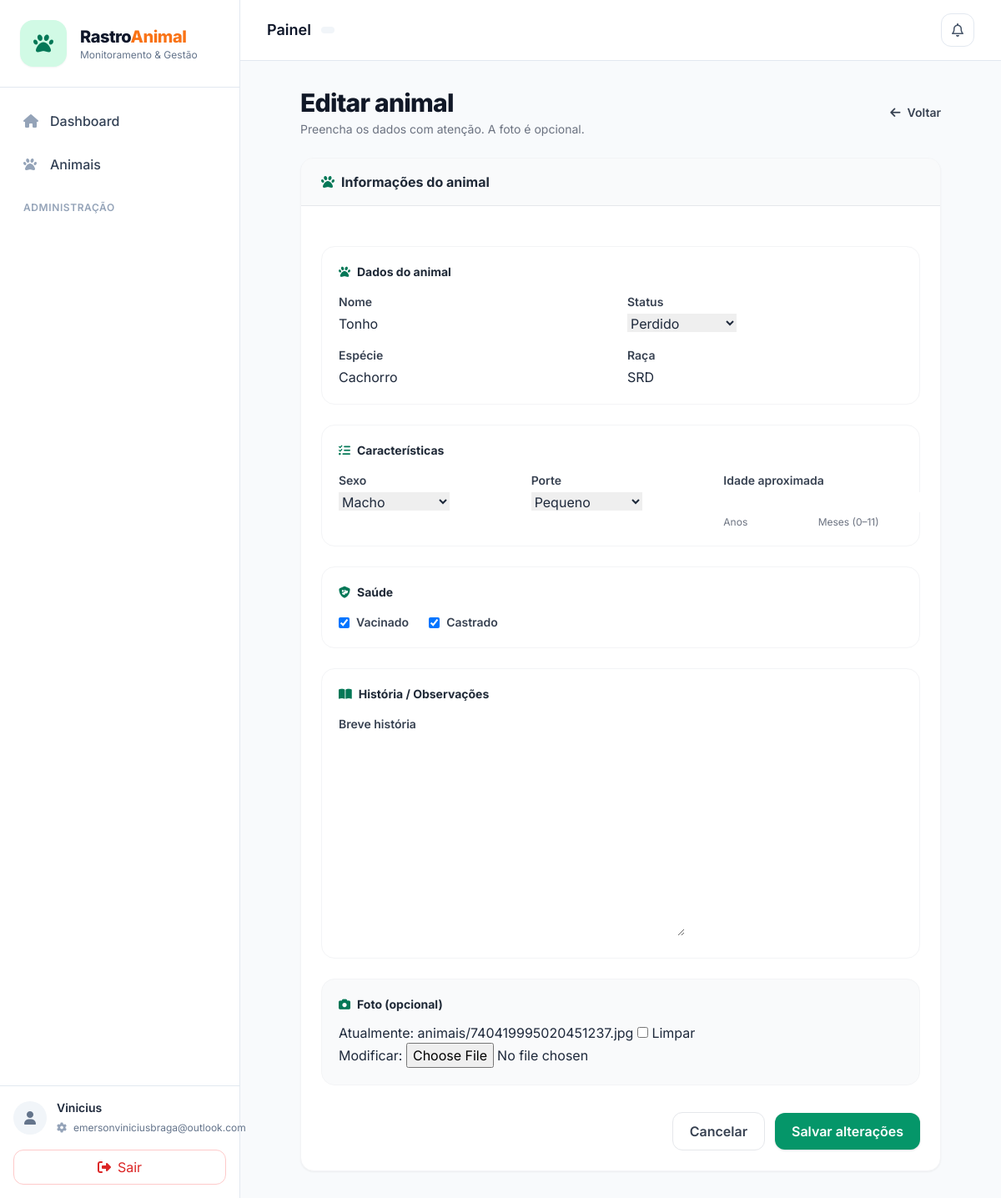
Before: /animals/2/editar/ (signed in) with the older database file.
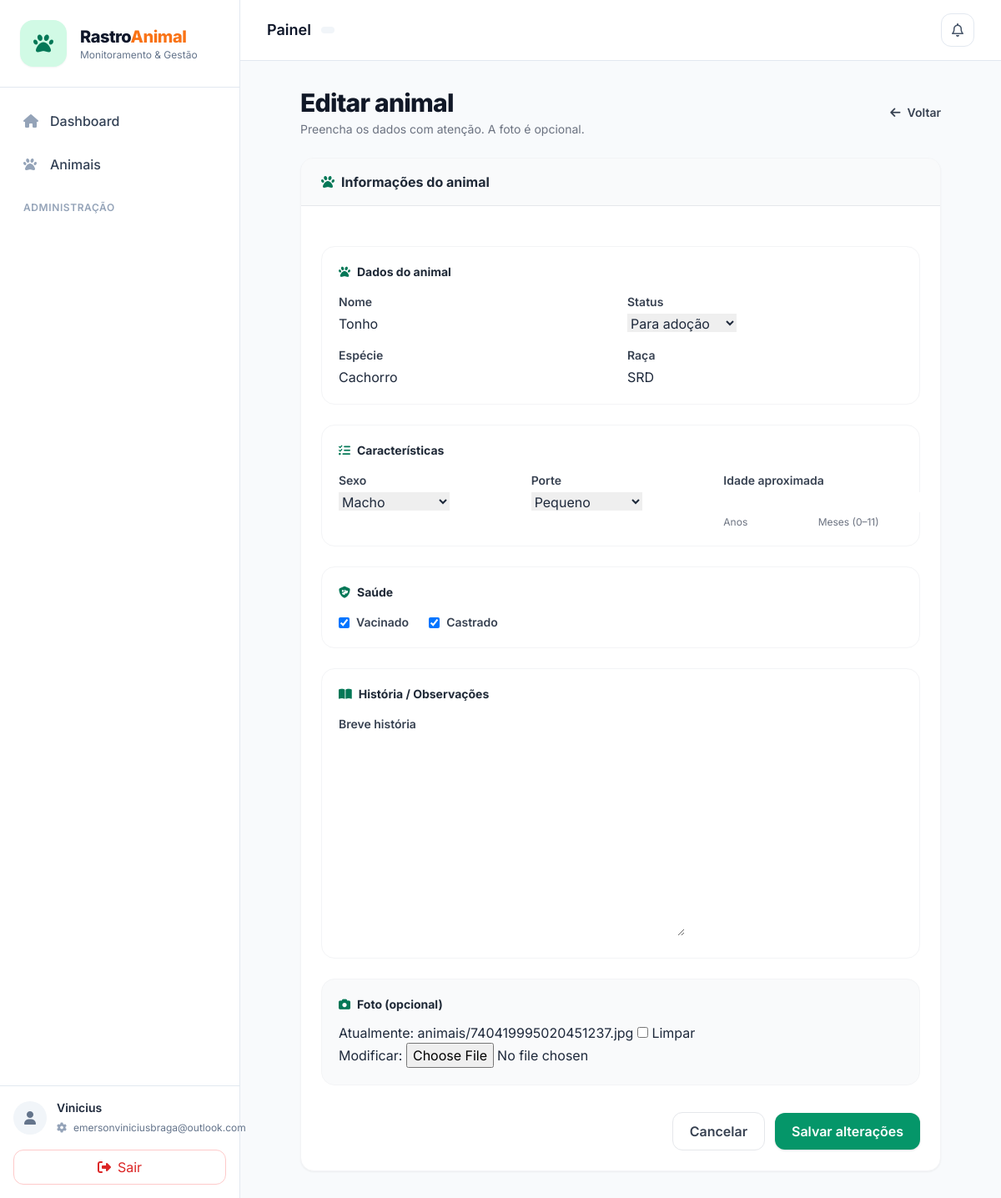
After: the same page with the newer database file.
### animals/models.py (models this page shows, shortened)
class Animal(models.Model):
    STATUS = (
        ("ADOCAO", "Para adoção"),
        ("ADOTADO", "Adotado"),
        ("PERDIDO", "Perdido"),
        ("TRATAMENTO", "Em tratamento"),
    )
    SEXO = (
        ("M", "Macho"),
        ("F", "Fêmea"),
        ("N", "Não informado"),
    )
    PORTE = (
        ("P", "Pequeno"),
        ("M", "Médio"),
        ("G", "Grande"),
        ("N", "Não informado"),
    )
    APROVACAO_CHOICES = (
        ("APROVADO", "Aprovado"),
        ("PENDENTE", "Pendente"),
        ("REJEITADO", "Rejeitado"),
    )
    nome = models.CharField(max_length=100)
    especie = models.CharField(max_length=50)
    raca = models.CharField(max_length=50)
    status = models.CharField(max_length=20, choices=STATUS, default="ADOCAO")
    sexo = models.CharField(max_length=1, choices=SEXO, default="N")
    porte = models.CharField(max_length=1, choices=PORTE, default="N")
    vacinado = models.BooleanField(default=False)
    castrado = models.BooleanField(default=False)
    idade_anos = models.PositiveSmallIntegerField(blank=True, null=True)
    idade_meses = models.PositiveSmallIntegerField(blank=True, null=True)
    historia = models.TextField(blank=True, null=True)
    responsavel = models.ForeignKey(
        User,
        on_delete=models.CASCADE,
        related_name="animais"
    )
    foto = models.ImageField(upload_to='animais/', blank=True, null=True)
    qr_code = models.ImageField(upload_to='qrcodes/', blank=True, null=True)
    aprovacao_status = models.CharField(
        max_length=10,
        choices=APROVACAO_CHOICES,
        default="APROVADO",
        db_index=True,
    )
    aprovado_por = models.ForeignKey(
        settings.AUTH_USER_MODEL,
        null=True,
        blank=True,
        on_delete=models.SET_NULL,
        related_name="animais_aprovados",
    )
    aprovacao_data = models.DateTimeField(null=True, blank=True)
    aprovacao_motivo = models.CharField(max_length=255, blank=True, default="")

### animals/views.py (the view)
# urls.py: path("animals/<int:id>/editar/", views.animal_update, name="animal_update"),
@login_required
def animal_update(request, id):
    perfil = get_perfil(request.user)
    animal = get_object_or_404(Animal, id=id)
    if perfil.tipo != "ADMIN" and animal.responsavel != request.user:
        messages.error(request, "Você não tem permissão para editar este animal.")
        return redirect("animal_list")
    if request.method == "POST":
        form = AnimalForm(request.POST, request.FILES, instance=animal)
        if form.is_valid():
            form.save()
            messages.success(request, "Animal atualizado com sucesso!")
            return redirect("animal_detail", id=animal.id)
    else:
        form = AnimalForm(instance=animal)
    return render(request, "animals/forms.html", {
        "form": form,
        "titulo": "Editar animal",
        "botao": "Salvar alterações",
        "animal": animal,
    })

### animals/forms.py
class AnimalForm(forms.ModelForm):
    class Meta:
        model = Animal
        fields = [
            "nome","especie","raca",
            "status","sexo","porte",
            "idade_anos","idade_meses",
            "vacinado","castrado",
            "historia",
            "foto",
        ]

### animals/context_processors.py (called while the page is built)
def notificacoes_context(request):
    if request.user.is_authenticated:
        count = Notificacao.objects.filter(
            usuario=request.user,
            lida=False
        ).count()
    else:
        count = 0
    return {
        "notificacoes_nao_lidas": count
    }

### animals/views.py (called while the page is built)
def get_perfil(user):
    perfil, _ = Perfil.objects.get_or_create(user=user, defaults={"tipo": "COMUM"})
    return perfil

### animals/templates/animals/forms.html (shortened to what the changed rows need)
{% extends "base.html" %}
{% block content %}
<div class="max-w-3xl mx-auto">
  <div class="flex flex-col md:flex-row md:items-center md:justify-between gap-3 mb-6">
    <div>
      <h1 class="text-3xl font-extrabold tracking-tight text-gray-900">{{ titulo }}</h1>
    </div>
  </div>
  <div class="bg-white rounded-2xl border border-gray-100 shadow-sm overflow-hidden">
    <form method="post" enctype="multipart/form-data" class="p-6 space-y-6">
    <div class="bg-white rounded-2xl border border-gray-100 p-5">
      <div class="grid grid-cols-1 md:grid-cols-2 gap-4">
        <div>
          <label class="block text-sm font-semibold text-gray-700 mb-1">Nome</label>
          {{ form.nome }}
        </div>
        <div>
          <label class="block text-sm font-semibold text-gray-700 mb-1">Status</label>
          {{ form.status }}
        </div>
        <div>
          <label class="block text-sm font-semibold text-gray-700 mb-1">Espécie</label>
          {{ form.especie }}
        </div>
        <div>
          <label class="block text-sm font-semibold text-gray-700 mb-1">Raça</label>
          {{ form.raca }}
        </div>
      </div>
    </div>
    <div class="bg-white rounded-2xl border border-gray-100 p-5">
      <div class="grid grid-cols-1 md:grid-cols-3 gap-4">
        <div>
          <label class="block text-sm font-semibold text-gray-700 mb-1">Sexo</label>
          {{ form.sexo }}
        </div>
        <div>
          <label class="block text-sm font-semibold text-gray-700 mb-1">Porte</label>
          {{ form.porte }}
        </div>
        <div>
          <div class="grid grid-cols-2 gap-3">
            <div>
              {{ form.idade_meses }}
              <p class="text-xs text-gray-500 mt-1">Meses (0–11)</p>
            </div>
          </div>
        </div>
      </div>
    </div>
    <div class="bg-white rounded-2xl border border-gray-100 p-5">
      <div class="flex flex-col md:flex-row gap-6">
        <label class="inline-flex items-center gap-2 text-sm font-semibold text-gray-700">
          {{ form.vacinado }} Vacinado
        </label>
        <label class="inline-flex items-center gap-2 text-sm font-semibold text-gray-700">
          {{ form.castrado }} Castrado
        </label>
      </div>
    </div>
    <div class="bg-white rounded-2xl border border-gray-100 p-5">
      <div class="flex items-center gap-2 text-sm font-bold text-gray-800 mb-4">
        <i class="fa-solid fa-book-open text-emerald-700"></i>
        História / Observações
      </div>
      <label class="block text-sm font-semibold text-gray-700 mb-1">Breve história</label>
      {{ form.historia }}
    </div>
    <div class="bg-gray-50 border border-gray-100 rounded-2xl p-5">
      <div class="flex items-center gap-2 text-sm font-bold text-gray-800 mb-3">
        <i class="fa-solid fa-camera text-emerald-700"></i>
        Foto (opcional)
      </div>
      {{ form.foto }}
    </div>
  </form>
  </div>
</div>
{% endblock %}

Changed rows visible on the page:
changed Animal "Tonho": status "Perdido" → "Para adoção"
